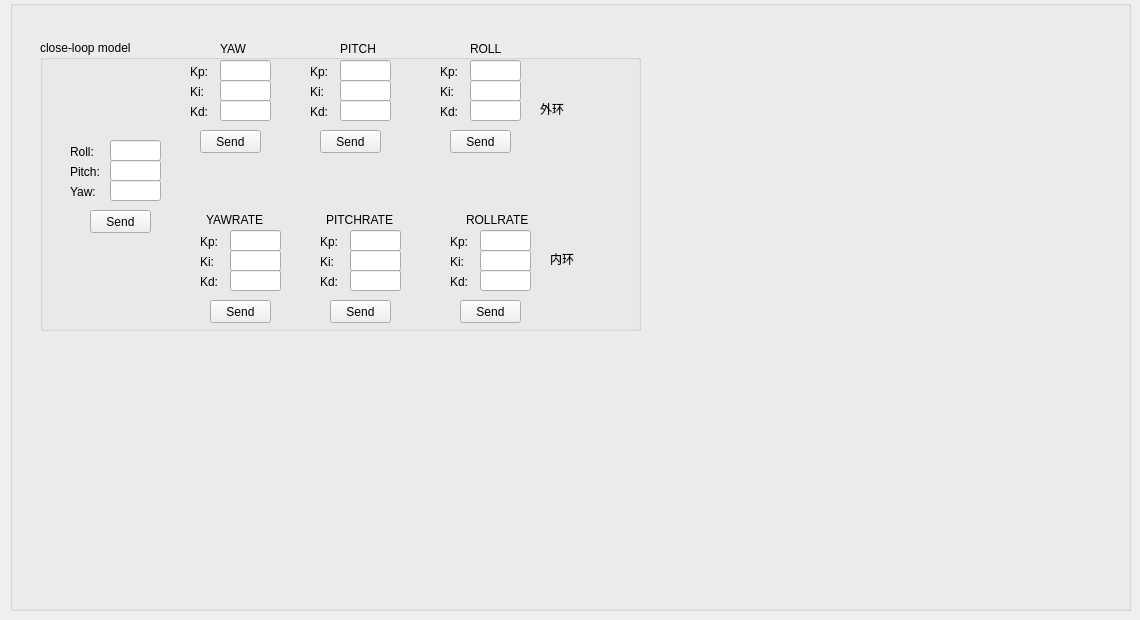
    <widget class="QWidget" name="tab_2">
     <attribute name="title">
      <string>Tab 2</string>
     </attribute>
     <widget class="QGroupBox" name="pidarea">
      <property name="geometry">
       <rect>
        <x>10</x>
        <y>0</y>
        <width>1121</width>
        <height>611</height>
       </rect>
      </property>
      <property name="title">
       <string/>
      </property>
      <widget class="QGroupBox" name="Stablilize_Yaw">
       <property name="geometry">
        <rect>
         <x>30</x>
         <y>40</y>
         <width>601</width>
         <height>291</height>
        </rect>
       </property>
       <property name="title">
        <string>close-loop model</string>
       </property>
       <widget class="QLabel" name="Stablilize_Yaw_Kp">
        <property name="geometry">
         <rect>
          <x>150</x>
          <y>20</y>
          <width>21</width>
          <height>23</height>
         </rect>
        </property>
        <property name="text">
         <string>Kp:</string>
        </property>
       </widget>
       <widget class="QLineEdit" name="Stablilize_Yaw_Kp_Input">
        <property name="geometry">
         <rect>
          <x>180</x>
          <y>20</y>
          <width>51</width>
          <height>21</height>
         </rect>
        </property>
        <property name="text">
         <string/>
        </property>
       </widget>
       <widget class="QLabel" name="Stablilize_Yaw_Ki">
        <property name="geometry">
         <rect>
          <x>150</x>
          <y>40</y>
          <width>21</width>
          <height>23</height>
         </rect>
        </property>
        <property name="text">
         <string>Ki:</string>
        </property>
       </widget>
       <widget class="QLineEdit" name="Stablilize_Yaw_Ki_Input">
        <property name="geometry">
         <rect>
          <x>180</x>
          <y>40</y>
          <width>51</width>
          <height>21</height>
         </rect>
        </property>
        <property name="text">
         <string/>
        </property>
       </widget>
       <widget class="QLineEdit" name="Stablilize_Yaw_Kd_Input">
        <property name="geometry">
         <rect>
          <x>180</x>
          <y>60</y>
          <width>51</width>
          <height>21</height>
         </rect>
        </property>
        <property name="text">
         <string/>
        </property>
       </widget>
       <widget class="QLabel" name="Stablilize_Yaw_Kd">
        <property name="geometry">
         <rect>
          <x>150</x>
          <y>60</y>
          <width>21</width>
          <height>23</height>
         </rect>
        </property>
        <property name="text">
         <string>Kd:</string>
        </property>
       </widget>
       <widget class="QPushButton" name="Stablilize_Yaw_Send">
        <property name="geometry">
         <rect>
          <x>160</x>
          <y>90</y>
          <width>61</width>
          <height>23</height>
         </rect>
        </property>
        <property name="text">
         <string>Send</string>
        </property>
       </widget>
       <widget class="QPushButton" name="Target_Position_Send">
        <property name="geometry">
         <rect>
          <x>50</x>
          <y>170</y>
          <width>61</width>
          <height>23</height>
         </rect>
        </property>
        <property name="text">
         <string>Send</string>
        </property>
       </widget>
       <widget class="QLabel" name="Target_Position_Roll">
        <property name="geometry">
         <rect>
          <x>30</x>
          <y>100</y>
          <width>41</width>
          <height>23</height>
         </rect>
        </property>
        <property name="text">
         <string>Roll:</string>
        </property>
       </widget>
       <widget class="QLineEdit" name="Target_Position_Pitch_Input">
        <property name="geometry">
         <rect>
          <x>70</x>
          <y>120</y>
          <width>51</width>
          <height>21</height>
         </rect>
        </property>
        <property name="text">
         <string/>
        </property>
       </widget>
       <widget class="QLabel" name="Target_Position_yaw">
        <property name="geometry">
         <rect>
          <x>30</x>
          <y>140</y>
          <width>31</width>
          <height>23</height>
         </rect>
        </property>
        <property name="text">
         <string>Yaw:</string>
        </property>
       </widget>
       <widget class="QLabel" name="Target_Position_Pitch">
        <property name="geometry">
         <rect>
          <x>30</x>
          <y>120</y>
          <width>41</width>
          <height>23</height>
         </rect>
        </property>
        <property name="text">
         <string>Pitch:</string>
        </property>
       </widget>
       <widget class="QLineEdit" name="Target_Position_Roll_Input">
        <property name="geometry">
         <rect>
          <x>70</x>
          <y>100</y>
          <width>51</width>
          <height>21</height>
         </rect>
        </property>
        <property name="text">
         <string/>
        </property>
       </widget>
       <widget class="QLineEdit" name="Target_Position_Yaw_Input">
        <property name="geometry">
         <rect>
          <x>70</x>
          <y>140</y>
          <width>51</width>
          <height>21</height>
         </rect>
        </property>
        <property name="text">
         <string/>
        </property>
       </widget>
       <widget class="QPushButton" name="Stablilize_Pitch_Send">
        <property name="geometry">
         <rect>
          <x>280</x>
          <y>90</y>
          <width>61</width>
          <height>23</height>
         </rect>
        </property>
        <property name="text">
         <string>Send</string>
        </property>
       </widget>
       <widget class="QLabel" name="Stablilize_Yaw_Ki_2">
        <property name="geometry">
         <rect>
          <x>270</x>
          <y>40</y>
          <width>21</width>
          <height>23</height>
         </rect>
        </property>
        <property name="text">
         <string>Ki:</string>
        </property>
       </widget>
       <widget class="QLabel" name="Stablilize_Yaw_Kd_2">
        <property name="geometry">
         <rect>
          <x>270</x>
          <y>60</y>
          <width>21</width>
          <height>23</height>
         </rect>
        </property>
        <property name="text">
         <string>Kd:</string>
        </property>
       </widget>
       <widget class="QLineEdit" name="Stablilize_Pitch_Kd_Input">
        <property name="geometry">
         <rect>
          <x>300</x>
          <y>60</y>
          <width>51</width>
          <height>21</height>
         </rect>
        </property>
        <property name="text">
         <string/>
        </property>
       </widget>
       <widget class="QLabel" name="Stablilize_Yaw_Kp_2">
        <property name="geometry">
         <rect>
          <x>270</x>
          <y>20</y>
          <width>21</width>
          <height>23</height>
         </rect>
        </property>
        <property name="text">
         <string>Kp:</string>
        </property>
       </widget>
       <widget class="QLineEdit" name="Stablilize_Pitch_Kp_Input">
        <property name="geometry">
         <rect>
          <x>300</x>
          <y>20</y>
          <width>51</width>
          <height>21</height>
         </rect>
        </property>
        <property name="text">
         <string/>
        </property>
       </widget>
       <widget class="QLineEdit" name="Stablilize_Pitch_Ki_Input">
        <property name="geometry">
         <rect>
          <x>300</x>
          <y>40</y>
          <width>51</width>
          <height>21</height>
         </rect>
        </property>
        <property name="text">
         <string/>
        </property>
       </widget>
       <widget class="QPushButton" name="Stablilize_Roll_Send">
        <property name="geometry">
         <rect>
          <x>410</x>
          <y>90</y>
          <width>61</width>
          <height>23</height>
         </rect>
        </property>
        <property name="text">
         <string>Send</string>
        </property>
       </widget>
       <widget class="QLabel" name="Stablilize_Yaw_Ki_3">
        <property name="geometry">
         <rect>
          <x>400</x>
          <y>40</y>
          <width>21</width>
          <height>23</height>
         </rect>
        </property>
        <property name="text">
         <string>Ki:</string>
        </property>
       </widget>
       <widget class="QLabel" name="Stablilize_Yaw_Kd_3">
        <property name="geometry">
         <rect>
          <x>400</x>
          <y>60</y>
          <width>21</width>
          <height>23</height>
         </rect>
        </property>
        <property name="text">
         <string>Kd:</string>
        </property>
       </widget>
       <widget class="QLineEdit" name="Stablilize_Roll_Kd_Input">
        <property name="geometry">
         <rect>
          <x>430</x>
          <y>60</y>
          <width>51</width>
          <height>21</height>
         </rect>
        </property>
        <property name="text">
         <string/>
        </property>
       </widget>
       <widget class="QLabel" name="Stablilize_Yaw_Kp_3">
        <property name="geometry">
         <rect>
          <x>400</x>
          <y>20</y>
          <width>21</width>
          <height>23</height>
         </rect>
        </property>
        <property name="text">
         <string>Kp:</string>
        </property>
       </widget>
       <widget class="QLineEdit" name="Stablilize_Roll_Kp_Input">
        <property name="geometry">
         <rect>
          <x>430</x>
          <y>20</y>
          <width>51</width>
          <height>21</height>
         </rect>
        </property>
        <property name="text">
         <string/>
        </property>
       </widget>
       <widget class="QLineEdit" name="Stablilize_Roll_Ki_Input">
        <property name="geometry">
         <rect>
          <x>430</x>
          <y>40</y>
          <width>51</width>
          <height>21</height>
         </rect>
        </property>
        <property name="text">
         <string/>
        </property>
       </widget>
       <widget class="QLabel" name="label_4">
        <property name="geometry">
         <rect>
          <x>180</x>
          <y>0</y>
          <width>67</width>
          <height>17</height>
         </rect>
        </property>
        <property name="text">
         <string>YAW</string>
        </property>
       </widget>
       <widget class="QLabel" name="label_5">
        <property name="geometry">
         <rect>
          <x>300</x>
          <y>0</y>
          <width>67</width>
          <height>17</height>
         </rect>
        </property>
        <property name="text">
         <string>PITCH</string>
        </property>
       </widget>
       <widget class="QLabel" name="label_6">
        <property name="geometry">
         <rect>
          <x>430</x>
          <y>0</y>
          <width>67</width>
          <height>17</height>
         </rect>
        </property>
        <property name="text">
         <string>ROLL</string>
        </property>
       </widget>
       <widget class="QLineEdit" name="Stablilize_PitchRate_Kp_Input">
        <property name="geometry">
         <rect>
          <x>310</x>
          <y>190</y>
          <width>51</width>
          <height>21</height>
         </rect>
        </property>
        <property name="text">
         <string/>
        </property>
       </widget>
       <widget class="QLabel" name="label_7">
        <property name="geometry">
         <rect>
          <x>166</x>
          <y>170</y>
          <width>91</width>
          <height>20</height>
         </rect>
        </property>
        <property name="text">
         <string>YAWRATE</string>
        </property>
       </widget>
       <widget class="QPushButton" name="Stablilize_RollRate_Send">
        <property name="geometry">
         <rect>
          <x>420</x>
          <y>260</y>
          <width>61</width>
          <height>23</height>
         </rect>
        </property>
        <property name="text">
         <string>Send</string>
        </property>
       </widget>
       <widget class="QLabel" name="Stablilize_Yaw_Ki_6">
        <property name="geometry">
         <rect>
          <x>160</x>
          <y>210</y>
          <width>21</width>
          <height>23</height>
         </rect>
        </property>
        <property name="text">
         <string>Ki:</string>
        </property>
       </widget>
       <widget class="QLineEdit" name="Stablilize_RollRate_Ki_Input">
        <property name="geometry">
         <rect>
          <x>440</x>
          <y>210</y>
          <width>51</width>
          <height>21</height>
         </rect>
        </property>
        <property name="text">
         <string/>
        </property>
       </widget>
       <widget class="QLabel" name="Stablilize_Yaw_Ki_4">
        <property name="geometry">
         <rect>
          <x>410</x>
          <y>210</y>
          <width>21</width>
          <height>23</height>
         </rect>
        </property>
        <property name="text">
         <string>Ki:</string>
        </property>
       </widget>
       <widget class="QLabel" name="Stablilize_Yaw_Kd_4">
        <property name="geometry">
         <rect>
          <x>410</x>
          <y>230</y>
          <width>21</width>
          <height>23</height>
         </rect>
        </property>
        <property name="text">
         <string>Kd:</string>
        </property>
       </widget>
       <widget class="QLineEdit" name="Stablilize_YawRate_Kd_Input">
        <property name="geometry">
         <rect>
          <x>190</x>
          <y>230</y>
          <width>51</width>
          <height>21</height>
         </rect>
        </property>
        <property name="text">
         <string/>
        </property>
       </widget>
       <widget class="QLineEdit" name="Stablilize_YawRate_Kp_Input">
        <property name="geometry">
         <rect>
          <x>190</x>
          <y>190</y>
          <width>51</width>
          <height>21</height>
         </rect>
        </property>
        <property name="text">
         <string/>
        </property>
       </widget>
       <widget class="QLabel" name="Stablilize_Yaw_Ki_5">
        <property name="geometry">
         <rect>
          <x>280</x>
          <y>210</y>
          <width>21</width>
          <height>23</height>
         </rect>
        </property>
        <property name="text">
         <string>Ki:</string>
        </property>
       </widget>
       <widget class="QLabel" name="label_10">
        <property name="geometry">
         <rect>
          <x>426</x>
          <y>170</y>
          <width>81</width>
          <height>20</height>
         </rect>
        </property>
        <property name="text">
         <string>ROLLRATE</string>
        </property>
       </widget>
       <widget class="QLineEdit" name="Stablilize_RollRate_Kd_Input">
        <property name="geometry">
         <rect>
          <x>440</x>
          <y>230</y>
          <width>51</width>
          <height>21</height>
         </rect>
        </property>
        <property name="text">
         <string/>
        </property>
       </widget>
       <widget class="QPushButton" name="Stablilize_YawRate_Send">
        <property name="geometry">
         <rect>
          <x>170</x>
          <y>260</y>
          <width>61</width>
          <height>23</height>
         </rect>
        </property>
        <property name="text">
         <string>Send</string>
        </property>
       </widget>
       <widget class="QLineEdit" name="Stablilize_RollRate_Kp_Input">
        <property name="geometry">
         <rect>
          <x>440</x>
          <y>190</y>
          <width>51</width>
          <height>21</height>
         </rect>
        </property>
        <property name="text">
         <string/>
        </property>
       </widget>
       <widget class="QLabel" name="Stablilize_Yaw_Kd_5">
        <property name="geometry">
         <rect>
          <x>160</x>
          <y>230</y>
          <width>21</width>
          <height>23</height>
         </rect>
        </property>
        <property name="text">
         <string>Kd:</string>
        </property>
       </widget>
       <widget class="QLineEdit" name="Stablilize_YawRate_Ki_Input">
        <property name="geometry">
         <rect>
          <x>190</x>
          <y>210</y>
          <width>51</width>
          <height>21</height>
         </rect>
        </property>
        <property name="text">
         <string/>
        </property>
       </widget>
       <widget class="QLabel" name="label_9">
        <property name="geometry">
         <rect>
          <x>286</x>
          <y>170</y>
          <width>91</width>
          <height>20</height>
         </rect>
        </property>
        <property name="text">
         <string>PITCHRATE</string>
        </property>
       </widget>
       <widget class="QLabel" name="Stablilize_Yaw_Kd_6">
        <property name="geometry">
         <rect>
          <x>280</x>
          <y>230</y>
          <width>21</width>
          <height>23</height>
         </rect>
        </property>
        <property name="text">
         <string>Kd:</string>
        </property>
       </widget>
       <widget class="QLineEdit" name="Stablilize_PitchRate_Ki_Input">
        <property name="geometry">
         <rect>
          <x>310</x>
          <y>210</y>
          <width>51</width>
          <height>21</height>
         </rect>
        </property>
        <property name="text">
         <string/>
        </property>
       </widget>
       <widget class="QPushButton" name="Stablilize_PitchRate_Send">
        <property name="geometry">
         <rect>
          <x>290</x>
          <y>260</y>
          <width>61</width>
          <height>23</height>
         </rect>
        </property>
        <property name="text">
         <string>Send</string>
        </property>
       </widget>
       <widget class="QLabel" name="Stablilize_Yaw_Kp_4">
        <property name="geometry">
         <rect>
          <x>280</x>
          <y>190</y>
          <width>21</width>
          <height>23</height>
         </rect>
        </property>
        <property name="text">
         <string>Kp:</string>
        </property>
       </widget>
       <widget class="QLabel" name="Stablilize_Yaw_Kp_6">
        <property name="geometry">
         <rect>
          <x>160</x>
          <y>190</y>
          <width>21</width>
          <height>23</height>
         </rect>
        </property>
        <property name="text">
         <string>Kp:</string>
        </property>
       </widget>
       <widget class="QLabel" name="Stablilize_Yaw_Kp_5">
        <property name="geometry">
         <rect>
          <x>410</x>
          <y>190</y>
          <width>21</width>
          <height>23</height>
         </rect>
        </property>
        <property name="text">
         <string>Kp:</string>
        </property>
       </widget>
       <widget class="QLineEdit" name="Stablilize_PitchRate_Kd_Input">
        <property name="geometry">
         <rect>
          <x>310</x>
          <y>230</y>
          <width>51</width>
          <height>21</height>
         </rect>
        </property>
        <property name="text">
         <string/>
        </property>
       </widget>
       <widget class="QLabel" name="label_11">
        <property name="geometry">
         <rect>
          <x>500</x>
          <y>60</y>
          <width>67</width>
          <height>17</height>
         </rect>
        </property>
        <property name="text">
         <string>外环</string>
        </property>
       </widget>
       <widget class="QLabel" name="label_12">
        <property name="geometry">
         <rect>
          <x>510</x>
          <y>210</y>
          <width>67</width>
          <height>17</height>
         </rect>
        </property>
        <property name="text">
         <string>内环</string>
        </property>
       </widget>
      </widget>
     </widget>
    </widget>
